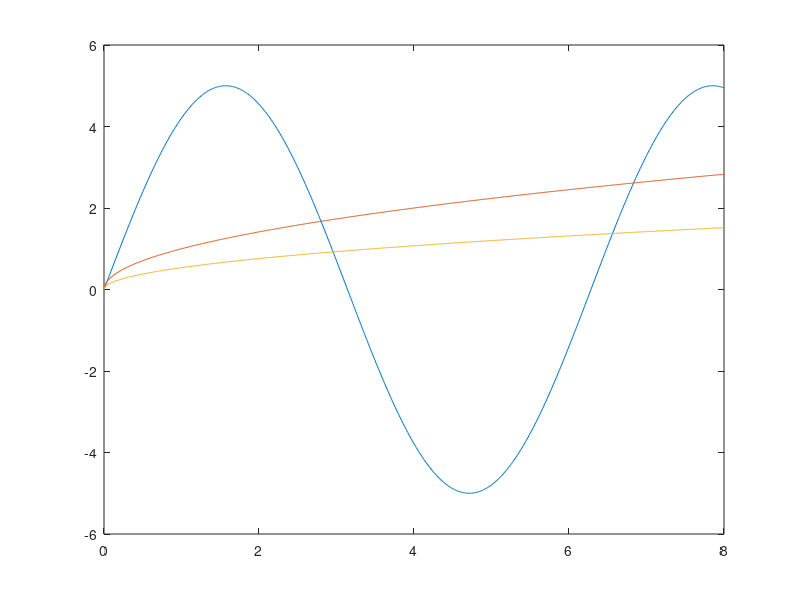
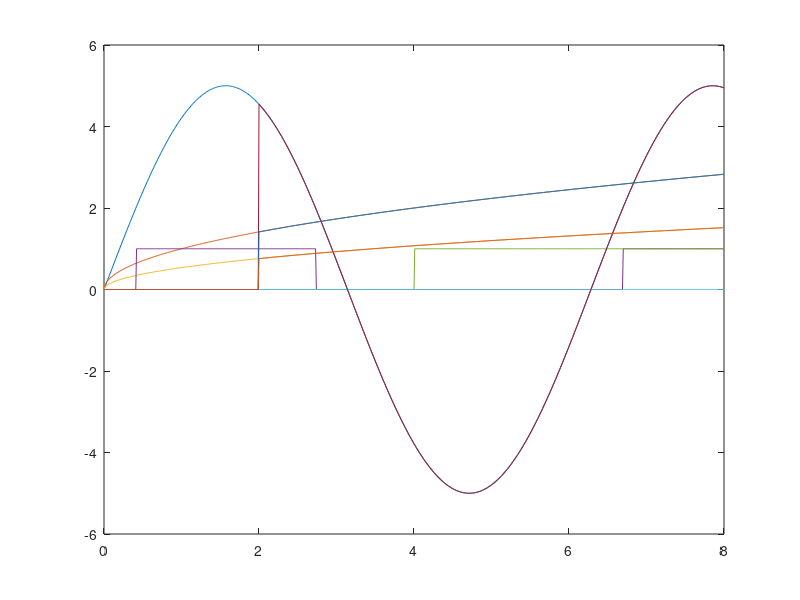
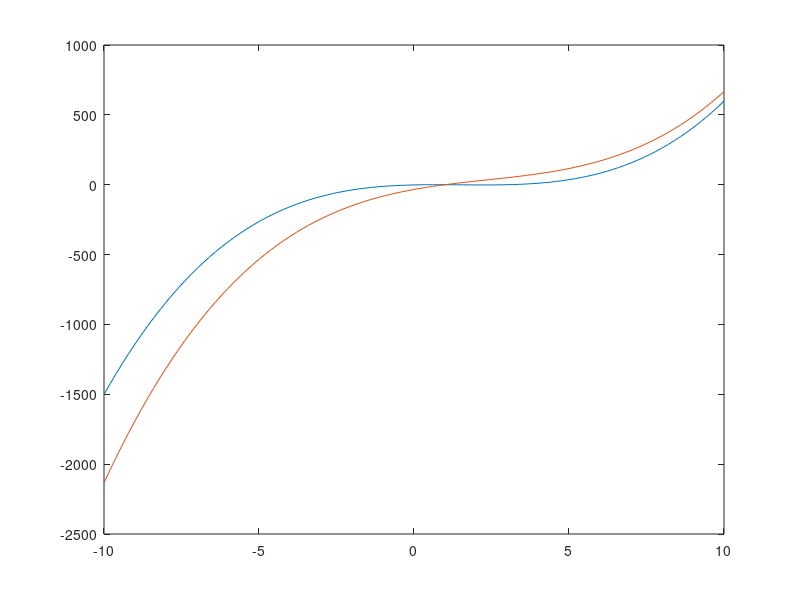
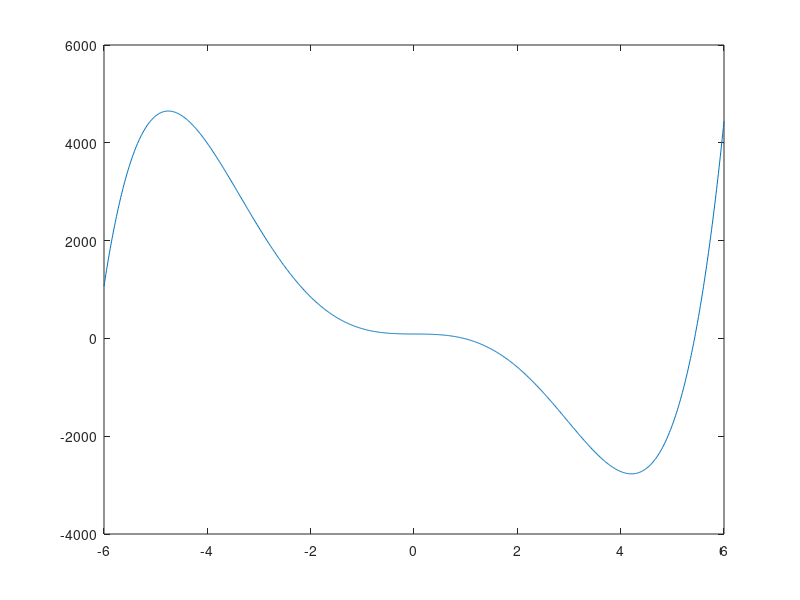

Recreate these plots in MATLAB, in order.
%% MATLAB Session 2
% Question 3
% 
% Multiple plots, maxima, minima and comparators: For t = 0 to 8 and each
% each signal s1 = 5sint, s2 = 2?t and s3 = 0.4?(1.8t)
%% 
% a)    Plot the 3 signals on the same time axes,
%       use: figure, hold, plot(t, s# , ?colour letter? ) and/or
%       plot(t,[s1; s2; s3])
t = 0: .01 : 8; % t=linspace(0,8,1000)
y1 = 5*sin(t);
y2=sqrt(t); %y2=t^0.5;
y3=0.4*(1.8*t).^0.5; %y3=0.4*sqrt(1.8*t);
figure
plot(t,y1); hold on; plot(t,y2);
plot(t,y3)
figure
plot(t,[y1;y2;y3])
% min max straightforward
hold on
plot(t,[y1;y2;y3]>2)% binary output 0 false, 1 true
plot(t,[y1;y2;y3].*([t;t;t]>=2))%turn on at t>=2;

%%
% b)    >>max(s#) , min(s#) % Confirm the maximum and minimum values

%%
% c)    >>plot(t , s#>=2) and explain the output

%%
% d)    >>plot(t , s#.*(t>=2)) and explain the output

%% Question 4
% The roots of a polynomial f(x) are the values of x, such that f(x)
% = 0. Obtain the roots of the following polynomials:
%% 
% a)     $$ x^3-4.5x^2+5x-1.5=0 $$
F1=[1 -4.5 5 -1.5];
root=roots(F1) %3 real roots (0.5, 1, 3)
%% 
% b)     $$ x^3-7x^2+40x-34=0 $$
F2=[1 -7 40 -34];
root=roots(F2) %2 complex roots (1, 3+- 5i)

%% Question 5
% Plot the above polynomials to confirm if the roots were located correctly
% by
%%
% a)    calculating $$ f(x) $$ using array operators for x=[-10:0.2:10]; then
% plot(x,f)
x= -10:.2:10 ;
f1=x.^3 - 4.5*x.^2 + 5*x -1.5;
f2=x.^3 - 7*x.^2 + 40*x -34;

%% 
% b)    using polyval(), e.g. plot(x,polyval([1 -4.5 5 -1.5], x))
figure
plot(x,[f1 ; f2])
figure
plot(x,[polyval(F1,x);polyval(F2,x)])
F=[3 2 -100 2 -7 90];
root=roots(F)
x=linspace(-6,6,1000);
plot(x,polyval(F,x));

%%
% 
